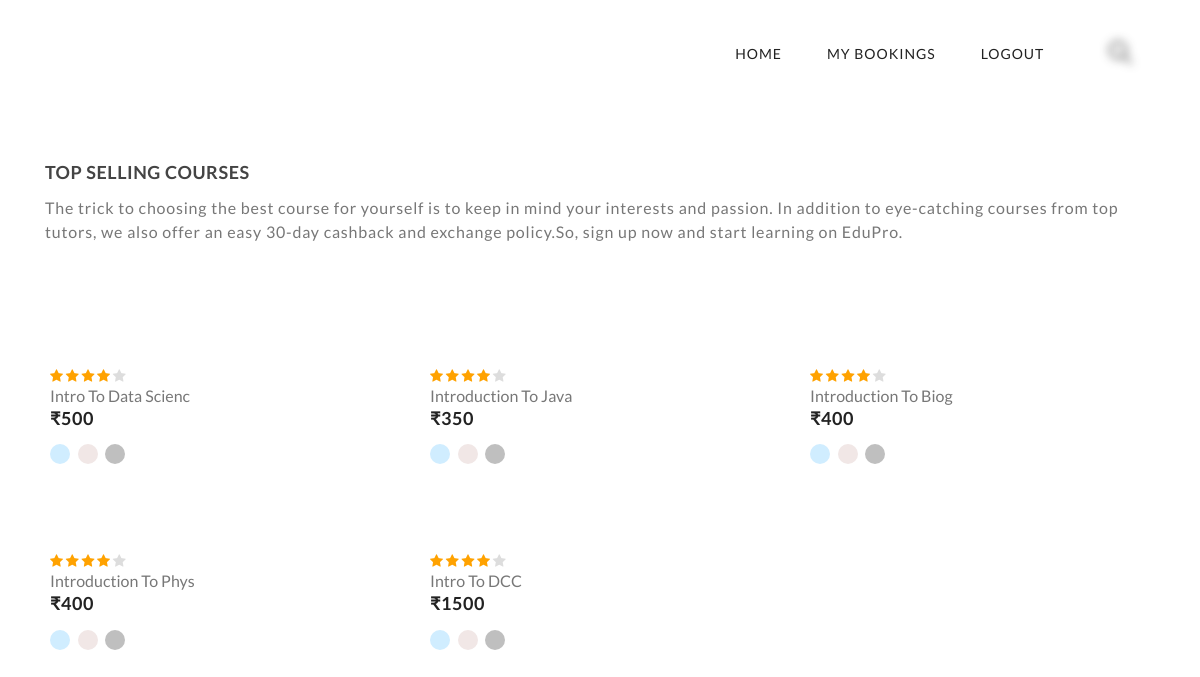
/student/ (signed in), run on an earlier commit of the app's database.
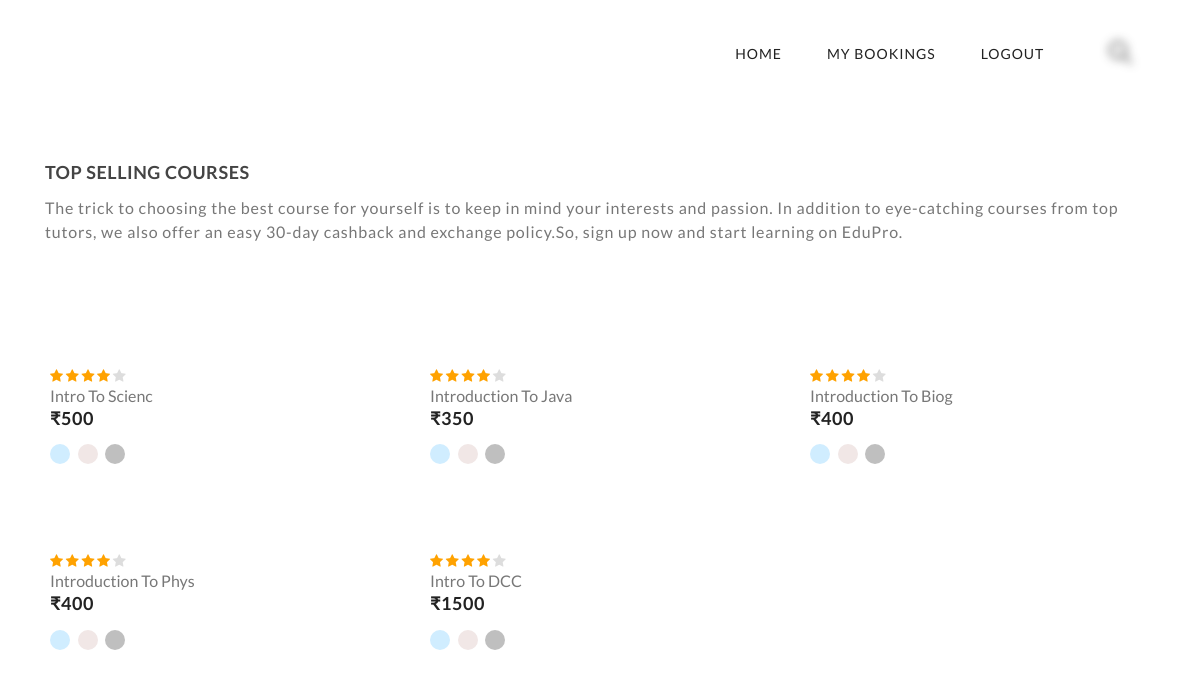
And on a later commit of the database.
### teacher/models.py (models this page shows)
class NewCourse(models.Model):
    user = models.ForeignKey(User,on_delete=models.CASCADE)
    title=models.CharField(max_length=20,blank=False)
    timings=models.ManyToManyField(Timings)
    price=models.IntegerField(default=0)
    description=models.TextField(max_length=250, blank=True)

### student/views.py (the view)
# urls.py: path('', views.index,name="student"),
@login_required
def index(request):
    f=NewCourse.objects.all()
    print("====")
    print(f)
    parameter={'f':f}
    return render(request,'student/index.html',parameter)

### student/templates/student/index.html (shortened to what the changed rows need)
<!DOCTYPE html>
<html lang="en">
<head>
    {% load static %}
    <link rel="stylesheet" type="text/css" href="http://maxcdn.bootstrapcdn.com/font-awesome/4.1.0/css/font-awesome.min.css">
    <link rel="stylesheet" type="text/css" href="{% static 'student/css/slick.css' %}">
    <link rel="stylesheet" type="text/css" href="{% static 'student/css/slick-theme.css' %}">
    <link rel="stylesheet" type="text/css" href="{% static 'student/css/animate.css' %}">
    <link rel="stylesheet" type="text/css" href="{% static 'student/css/themify-icons.css' %}">
    <link rel="stylesheet" type="text/css" href="{% static 'student/css/bootstrap.css' %}">
    <link rel="stylesheet" type="text/css" href="{% static 'student/css/style.css' %}">
</head>
<body>
    <section class="section-b-space ratio_asos p-0">
        <div class="collection-wrapper">
            <div class="container">
                <div class="row">
                    <div class="collection-content col">
                        <div class="page-main-content">
                            <div class="collection-product-wrapper">
                                <div class="product-wrapper-grid">
                                    <div class="row margin-res">
                                        {% for i in f %}
                                        <div class="col-lg-4 col-6 col-grid-box">
                                            <div class="product-box">
                                                <div class="img-wrapper">
                                                    <div class="front">
                                                    </div>
                                                </div>
                                                <div class="product-detail">
                                                    <div>
                                                        <div class="rating"><i class="fa fa-star"></i> <i
                                                                class="fa fa-star"></i> <i class="fa fa-star"></i> <i
                                                                class="fa fa-star"></i> <i class="fa fa-star"></i></div>
                                                        <a href="/student/chooseslot/{{i.id}}">
                                                            <h6>{{i.title}}</h6>
                                                        </a>
                                                        <h4>₹{{i.price}}</h4>
                                                        <ul class="color-variant">
                                                            <li class="bg-light0"></li>
                                                            <li class="bg-light1"></li>
                                                            <li class="bg-light2"></li>
                                                        </ul>
                                                    </div>
                                                </div>
                                            </div>
                                        </div>
                                        {% endfor %}
                                                           </div>
                                        </div>
                                    </div>
                                </div>
                            </div>
                        </div>
                    </div>
                </div>
    </section>
</body>
</html>

What changed in the data, as far as the page shows it:
changed NewCourse: title "Intro To Data Scienc" → "Intro To Scienc"
